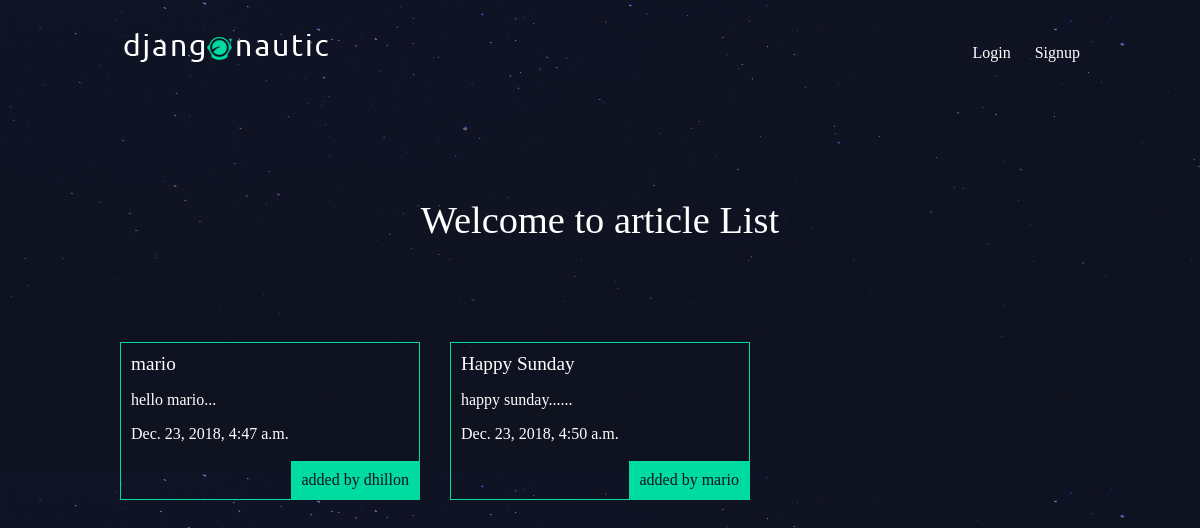
/articles/, run on an earlier commit of the app's database.
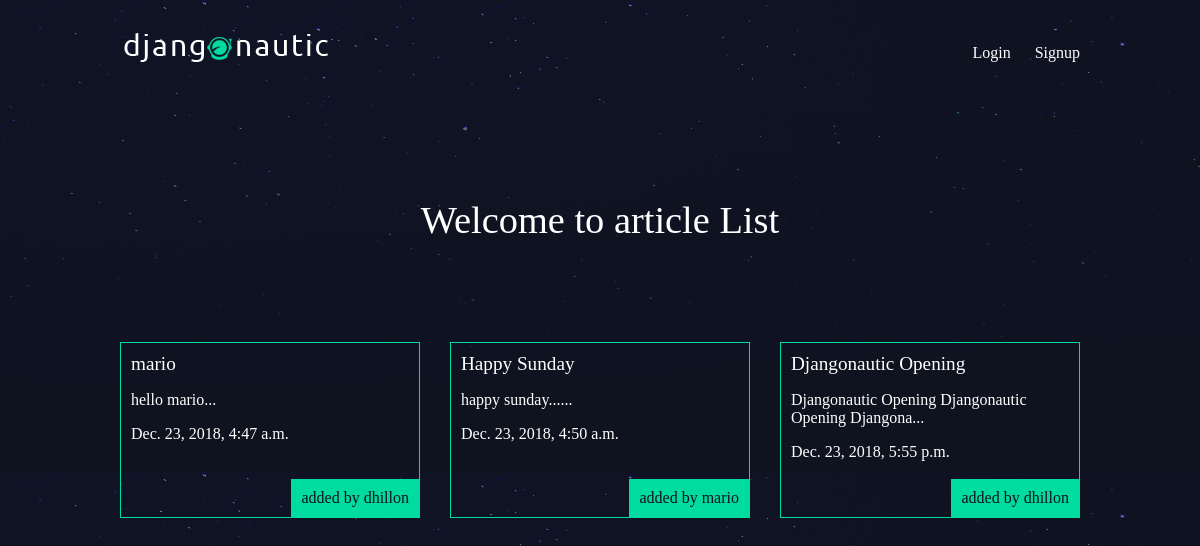
And on a later commit of the database.
### articles/models.py (models this page shows, shortened)
class Article(models.Model):
    title = models.CharField(max_length = 100)
    slug = models.SlugField()
    body = models.TextField()
    date = models.DateTimeField(auto_now_add = True)
    thumb = models.ImageField(default='default.png', blank=True)
    author = models.ForeignKey(User, default=None)
    def snippet(self):
        return self.body[:50] + '...'

### articles/views.py (the view)
def article_list(request):
    articles = Article.objects.all().order_by('date')
    return render(request, 'articles/article_list.html', {'articles': articles})

### articles/templates/articles/article_list.html
{% extends 'base_layout.html' %}
{% block content %}
    <h1>Welcome to article List</h1>
    <div class="articles">
      {% for article in articles %}
      <div class="article">
        <h2><a href="{% url 'articles:detail' slug=article.slug %}">{{ article.title }}</a></h2>
        <p>{{ article.snippet }}</p>
        <p>{{ article.date }}</p>
        <p class="author">added by {{ article.author.username }}</p>
      </div>
      {% endfor %}
    </div>
{% endblock %}

### templates/base_layout.html (shortened to what this page needs)
{% load static from staticfiles %}
<!DOCTYPE html>
<html lang="en" dir="ltr">
  <head>
    <link rel="stylesheet" href="{% static 'style.css' %}">
  </head>
  <body>
    <header class="wrapper">
      <h1><a href="{% url 'home' %}"><img src="{% static 'logo.png' %}" alt=""></a></h1>
      <nav>
        <ul>
          {% if user.is_authenticated %}
            <li>
              <form class="logout-link" action="{% url 'accounts:logout' %}" method="post">
                {% csrf_token %}
                <button type="submit">Logout</button>
              </form>
            </li>
            <li><a href="{% url 'articles:create' %}" class="highlight">New Article</a></li>
          {% else %}
            <li><a href="{% url 'accounts:login' %}">Login</a></li>
            <li><a href="{% url 'accounts:signup' %}">Signup</a></li>
          {% endif %}
        </ul>
      </nav>
    </header>
    <div class="wrapper">
      {% block content %}
      {% endblock %}
    </div>
  </body>
</html>

### assets/style.css (style rules this page uses)
body { background-color: #0f121f; background-image: url(stars.png); background-repeat-y: no-repeat; color: #fff; }
body * { font-family: Ubuntu; }
h1, h2, h3, h4, h5 { font-weight: normal; margin: 0; }
a, a:hover, a:visited { color: #fff; text-decoration: none; }
.wrapper { max-width: 960px; margin: 0 auto; }
div.wrapper > h1 { text-align: center; margin: 100px auto; font-size: 2.4em }
header { display: grid; grid-template-columns: 1fr 1fr; padding: 20px 0; }
nav { justify-self: end; }
nav li { display: inline-block; list-style-type: none; margin-left: 20px; }
.articles { display: grid; grid-template-columns: 1fr 1fr 1fr; grid-gap: 30px; }
.article { padding: 10px; border: 1px solid #00dba0; position: relative; padding-bottom: 40px; }
.article h2 { font-size: 1.2em; }
.article .author { padding: 10px; background: #00dba0; position: absolute; right: 0; bottom: 0; margin: 0; color: #0f121f; }

What changed in the data, as far as the page shows it:
added Article: title "Djangonautic Opening", snippet "Djangonautic Opening Djangonautic Opening Djangona...", date "Dec. 23, 2018, 5:55 p.m.", author.username "dhillon"
